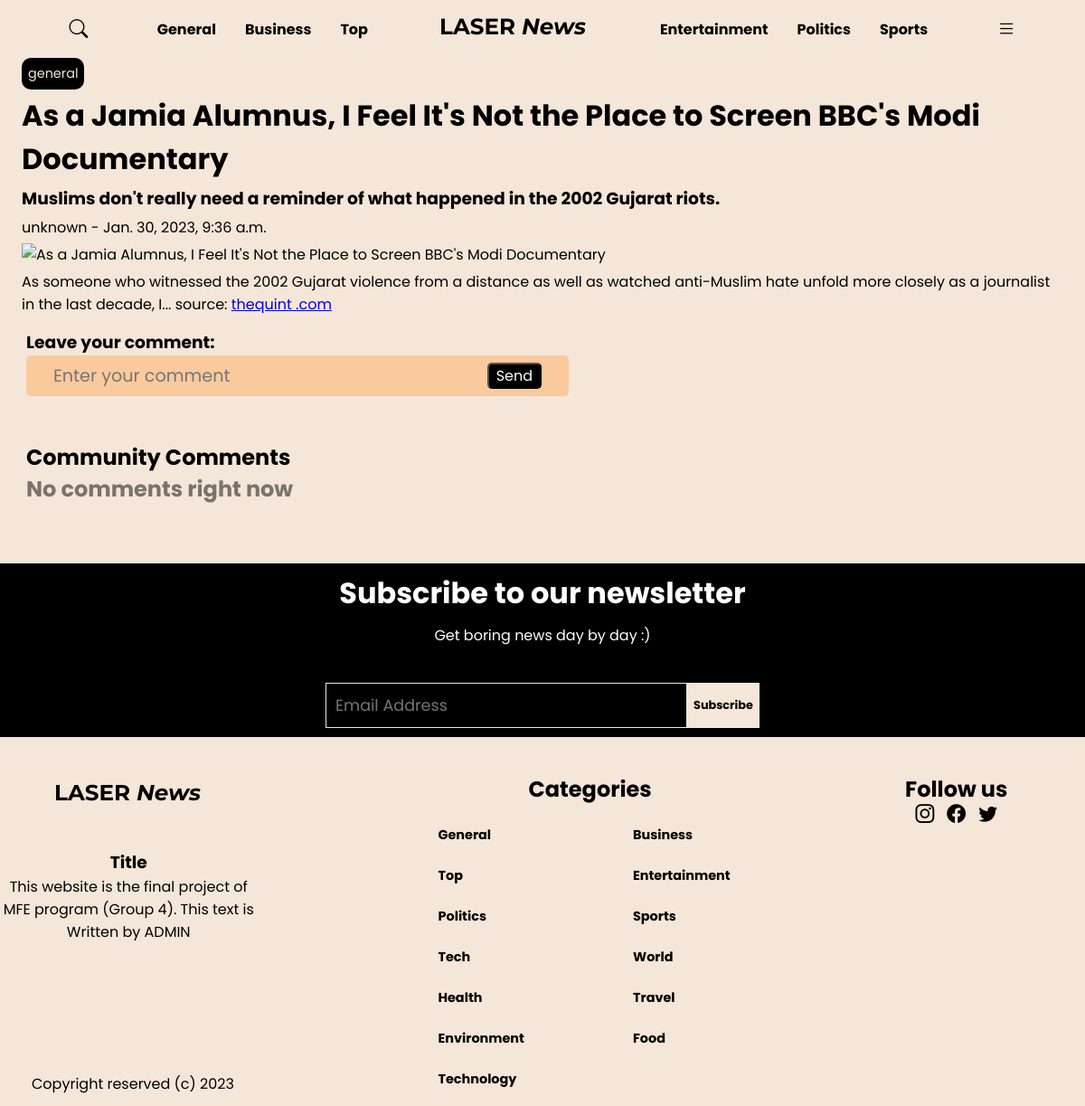
Screenshot of /article/2/ with the database file from the repository.
### news/models.py (models this page shows, shortened)
class Category(models.Model):
    name = models.CharField(max_length=100, null=True)
    is_active = models.BooleanField(default=False)
    class Meta:
        verbose_name_plural = "Categories"
    def __str__(self) -> str:
        return f"{self.name}"

class News(models.Model):
    title = models.CharField(max_length=200, unique=True, db_index=True)
    subtitle = models.TextField()
    content = models.TextField()
    publish_date = models.DateTimeField()
    url_image = models.URLField()
    news_provider = models.ForeignKey(Provider, on_delete=models.CASCADE)
    news_source = models.ForeignKey(NewsSource, on_delete=models.CASCADE)
    source = models.URLField()
    news_category = models.ForeignKey(Category, on_delete=models.CASCADE)
    news_author = models.ForeignKey(Author, on_delete=models.CASCADE)
    is_top_in_category = models.BooleanField(default=False)
    is_top_news = models.BooleanField(default=False)
    is_archived = models.BooleanField(default=False)
    class Meta:
        verbose_name_plural = "News"

class Author(models.Model):
    name = models.CharField(max_length=200, null=True)
    is_active = models.BooleanField(default=False)
    def __str__(self) -> str:
        return self.name

class NewsSource(models.Model):
    name = models.CharField(max_length=20, null=True)
    is_active = models.BooleanField(default=False)
    def __str__(self) -> str:
        return self.name

class CMS(models.Model):
    logo = models.ImageField(upload_to="svgs/")
    footer_title = models.CharField(max_length=50)
    footer_description = models.CharField(max_length=150)
    category1 = models.ForeignKey(Category, on_delete=models.CASCADE, related_name="featured_category1")
    category2 = models.ForeignKey(Category, on_delete=models.CASCADE, related_name="featured_category2")
    category3 = models.ForeignKey(Category, on_delete=models.CASCADE, related_name="featured_category3")
    category4 = models.ForeignKey(Category, on_delete=models.CASCADE, related_name="featured_category4")
    category5 = models.ForeignKey(Category, on_delete=models.CASCADE, related_name="featured_category5")
    category6 = models.ForeignKey(Category, on_delete=models.CASCADE, related_name="featured_category6")
    instagram_url = models.URLField(default=None)
    facebook_url = models.URLField(default=None)
    twitter_url = models.URLField(default=None)
    class Meta:
        verbose_name_plural = "CMS"

### news/views.py (the view)
# urls.py: path("article/<int:article_id>/", article),
def article(request, article_id: int):
    articles = News.objects.get(
        id=article_id,
        is_archived=False,
        news_author__is_active=True,
        news_source__is_active=True,
    )
    return render(
        request,
        "article_details.html",
        {
            **_common_vars(request.user.is_anonymous),
            "article": articles,
            "page_url": request.build_absolute_uri(),
        },
    )

### news/views.py (called while the page is built)
def _common_vars(is_anonymous) -> dict:
    return {
        "is_authenticated": not is_anonymous,
        "selected_categories": [
            CMS.objects.first().category1,
            CMS.objects.first().category2,
            CMS.objects.first().category3,
            CMS.objects.first().category4,
            CMS.objects.first().category5,
            CMS.objects.first().category6,
        ],
        "all_categories": Category.objects.all().filter(is_active=True),
        "cms": {
            "logo": CMS.objects.first().logo,
            "title": CMS.objects.first().footer_title,
            "description": CMS.objects.first().footer_description,
            "facebook": CMS.objects.first().facebook_url,
            "instagram": CMS.objects.first().instagram_url,
            "twitter": CMS.objects.first().twitter_url,
        },
    }

### templates/article_details.html
{% extends '__base.html' %}
{% load static %}
{% block content %}
{% include "components/article_view.html" %}
{% endblock %}

### templates/__base.html (shortened to what this page needs)
{% load static %}
<!DOCTYPE html>
<html lang="en">
<head>
    <link href="https://cdn.jsdelivr.net/npm/bootstrap-icons@1.3.0/font/bootstrap-icons.css" rel="stylesheet">
    <link rel="stylesheet" href="{% static 'css/style.css' %}">
    <link rel="stylesheet" href="https://cdn.jsdelivr.net/npm/swiper/swiper-bundle.min.css"/>
</head>
<body>
{% include "components/header.html" %}
{% block content %}
{% endblock %}
{% include "components/footer.html" %}
</body>
</html>

### templates/components/header.html (shortened to what this page needs)
{% load static %}
<header>
    <div class="header">
        <div id="search-btn">
            <i class="bi bi-search search-icon"></i>
        </div>
        <div class="categories-cont">
            <div class="category">
                <h4><a href="/category/{{ selected_categories.0 }}">{{ selected_categories.0 }}</a></h4>
            </div>
            <div class="category">
                <h4><a href="/category/{{ selected_categories.1 }}">{{ selected_categories.1 }}</a></h4>
            </div>
            <div class="category">
                <h4><a href="/category/{{ selected_categories.2 }}">{{ selected_categories.2 }}</a></h4>
            </div>
        </div>
        <a class="logo-cont" href="/">
            <img class="logo-svg" src="{% static 'svgs/logo.svg' %}" alt="our very nice logo ;)">
        </a>
        <div class="categories-cont">
            <div class="category">
                <h4><a href="/category/{{ selected_categories.3 }}">{{ selected_categories.3 }}</a></h4>
            </div>
            <div class="category">
                <h4><a href="/category/{{ selected_categories.4 }}">{{ selected_categories.4 }}</a></h4>
            </div>
            <div class="category">
                <h4><a href="/category/{{ selected_categories.5 }}">{{ selected_categories.5 }}</a></h4>
            </div>
        </div>
        <div id="menu-btn">
            <i class="bi bi-list"></i>
        </div>
    </div>
</header>

### templates/components/article_view.html (shortened to what this page needs)
{% load social_share %}
<div class="article-view-cont">
    <div class="category">
        <p>{{ article.news_category }}</p>
    </div>
    <h1>{{ article.title }}</h1>
    <h3> {{ article.subtitle }} </h3>
    <p>{{ article.news_author }} - {{ article.publish_date }}</p>
    <img src="{{ article.url_image }}" alt="{{ article.title }}">
    <div>
        {{ article.content }}
        source: <a href="{{ article.source }}">{{ article.news_source }}</a>
    </div>
    {% include "components/comment_section.html" %}
</div>

### templates/components/comment_section.html
<section class="comment-section">
    <form action="" id="comment-form" method="post">
        <h3>Leave your comment:</h3>
        <div class="comment-input-box">
            <input type="text" name="comment" id="comment-input" placeholder="Enter your comment">
            <input type="submit" value="Send" id="comment-submit-btn">
        </div>
    </form>
    <br>
    <br>
    <h1>Community Comments</h1>
    <div class="comments-list">
        {% if comments %}
            {% for comment in comments %}
                <div class="comment-box">
                    <h3 class="comment-author">{{ comment.user }} - <span
                            class="comment-date">{{ comment.created_at }}</span>
                    </h3>
                    <p class="comment-content">{{ comment.content }}</p>
                </div>
            {% endfor %}
        {% else %}
            <h2 style="color: rgba(0, 0, 0, 0.5);">No comments right now</h2>
        {% endif %}
    </div>
</section>

### templates/components/footer.html
{% load static %}
<footer>
    <div class="subscribe-section">
        <h1 class="subscribe-text">Subscribe to our newsletter</h1>
        <p class="subscribe-subtext">Get boring news day by day :)</p>
        <div class="form-container">
            <input type="text" placeholder="Email Address" id="email-input" class="email-input"
                style="background-color:black;">
            <button id="subscribe-button" class="subscribe-button">Subscribe</button>
        </div>
    </div>
    <div class="info-section">
        <div class="container">
            <div class="col-1">
                <img class="logo-svg" src="{% static 'svgs/logo.svg' %}" alt="our very nice logo ;)">
                <p class="logo-text">
                <h3>{{ cms.title }}</h3>
                {{ cms.description }}
                </p>
                <p class="copyright-text">Copyright reserved (c) 2023</p>
            </div>
            <div class="category-container">
                <h2 class="category-text">Categories</h2>
                {% for category in all_categories %}
                <div class="category">
                    <h4><a href="/category/{{ category }}">{{ category }}</a></h4>
                </div>
                {% endfor %}
            </div>
            <div class="col-3">
                <h2>Follow us</h2>
                <div class="social-icons">
                    <a href="{{ cms.instagram }}"><i class="bi bi-instagram"></i></a>
                    <a href="{{ cms.facebook }}"><i class="bi bi-facebook"></i></a>
                    <a href="{{ cms.twitter }}"><i class="bi bi-twitter"></i></a>
                </div>
            </div>
        </div>
    </div>
</footer>

### static/css/style.css (style rules this page uses)
:root { --main-bg-color: #F4E6D9; --main-font-color: #000; --accent-color: #FACA9D; }
* { margin: 0; padding: 0; box-sizing: border-box; font-family: 'Poppins', sans-serif; }
html { background-color: var(--main-bg-color); overflow-x: hidden; }
i { display: flex; align-items: center; justify-content: center; }
.logo-svg { width: 170px; }
.header { margin-top: 1vh; display: flex; justify-content: space-evenly; align-items: center; height: 6vh; }
.categories-cont { display: flex; justify-content: space-between; align-items: center; gap: 2rem; }
.category a { text-decoration: none; text-transform: capitalize; color: var(--main-font-color); }
header i { font-size: 1.3rem; color: var(--main-font-color); }
header .logo-cont { cursor: pointer; }
.article-view-cont { width: 96vw; margin: 1vh 2vw; display: flex; flex-direction: column; gap: 5px; }
.article-view-cont .category { font-size: 0.9rem; padding: 7px; border-radius: 10px; background-color: var(--main-font-color); color: var(--main-bg-color); width: fit-content; }
.comment-section { width: 100%; height: fit-content; padding: 5px; }
.comment-input-box { width: 600px; height: 45px; display: flex; align-items: center; justify-content: space-around; background-color: var(--accent-color); border-radius: 5px; }
#comment-input { width: 70%; height: 100%; font-size: 1.2rem; border: 0; outline: 0; background-color: var(--accent-color) }
#comment-submit-btn { background-color: var(--main-font-color); color: #fff; font-size: 1rem; padding: 0px 8px; border-radius: 5px; cursor: pointer; transition: all 0.3s ease; }
.comments-list { width: 80%; max-height: 400px; overflow-y: auto; display: flex; flex-direction: column; gap: 10px; }
footer { margin-top: 60px; display: flex; flex-wrap: wrap; position: relative; min-height: 600px; }
.subscribe-section { background-color: black; color: white; width: 100vw; text-align: center; display: flex; justify-content: center; align-items: center; flex-direction: column; gap: 10px; }
.subscribe-subtext { margin-bottom: 30px; }
.info-section { margin-top: 5vh; background-color: var(--main-bg-color); color: black; width: 100%; display: flex; }
.form-container { display: flex; justify-content: center; align-items: center; }
.email-input { height: 50px; width: 400px; padding: 5px 10px; color: white; border: 1px solid var(--main-bg-color); font-size: 1.1rem; }
.subscribe-button { background-color: var(--main-bg-color); width: 80px; height: 50px; padding: 5px; border: 1px solid var(--main-bg-color); font-size: 0.8rem; font-weight: bold; color: black; transition: all 0.6s ease; cursor: pointer; }
.container { display: flex; width: 100%; }
.col-1, .col-3 { width: 33%; text-align: center; }
.logo-text { font-size: 1.2em; line-height: 1.5; word-wrap: break-word; margin-top: 35px; }
.copyright-text { position: absolute; bottom: 12px; left: 35px; }
footer .social-icons { display: flex; justify-content: center; align-items: center; }
footer .social-icons a { margin: 0 7px; text-decoration: none; color: black; }
footer .social-icons i { font-size: 1.3rem; }
footer .category-container { width: 50%; float: left; margin-left: 200px; }
footer .category { width: 50%; float: left; margin-top: 20px; }
footer .category a { font-size: 0.9rem; }
.category-text { margin-left: 100px; }

### rows the page displays
Category: name "General"
Category: name "Business"
Category: name "Top"
Category: name "Entertainment"
Category: name "Politics"
Category: name "Sports"
News: news_category "general", title "As a Jamia Alumnus, I Feel It's Not the Place to Screen BBC's Modi Documentary", subtitle "Muslims don't really need a reminder of what happened in the 2002 Gujarat riots.", news_author "unknown", publish_date "Jan. 30, 2023, 9:36 a.m.", content "As someone who witnessed the 2002 Gujarat violence from a distance as well as watched anti-Muslim hate unfold more closely as a journalist in the last decade, I...", news_source "thequint .com"
CMS: title "Title", description "This website is the final project of MFE program (Group 4). This text is Written by ADMIN"
Category: name "Tech"
Category: name "World"
Category: name "Health"
Category: name "Travel"
Category: name "Environment"
Category: name "Food"
Category: name "Technology"
